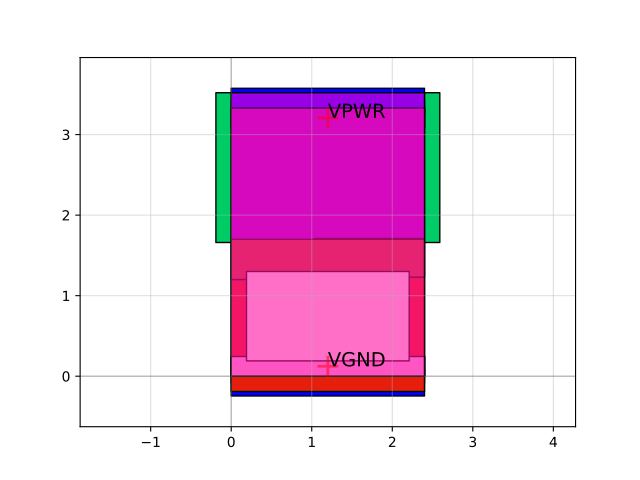

Python code for this plot:
import sky130

c = sky130.components.sky130_fd_sc_hs__o21ai_1()
c.plot()
